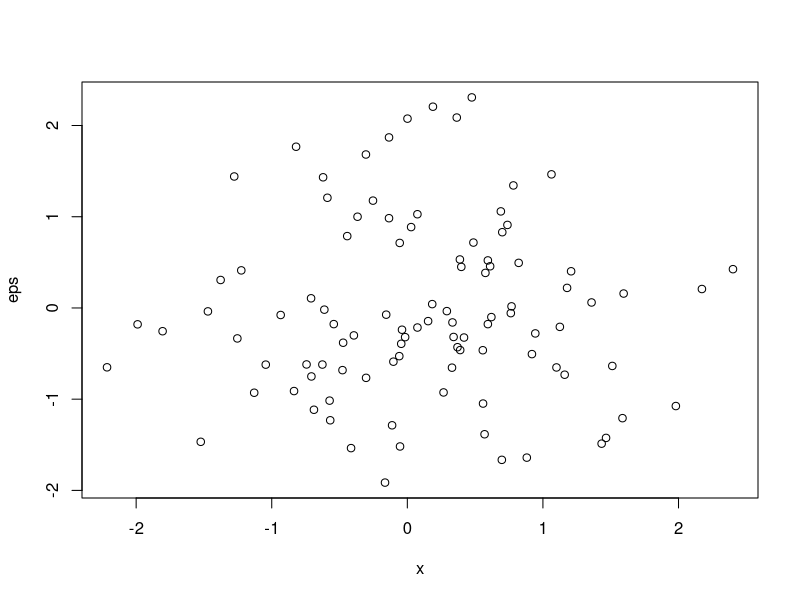
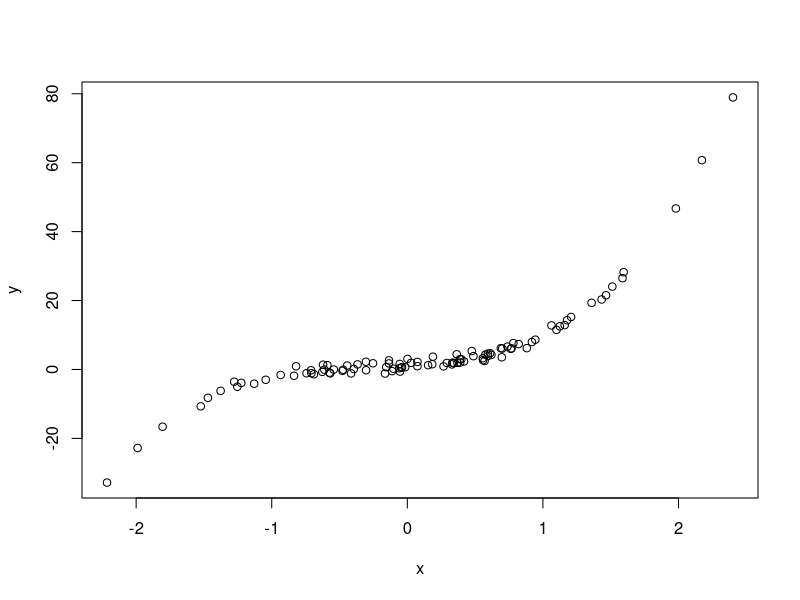
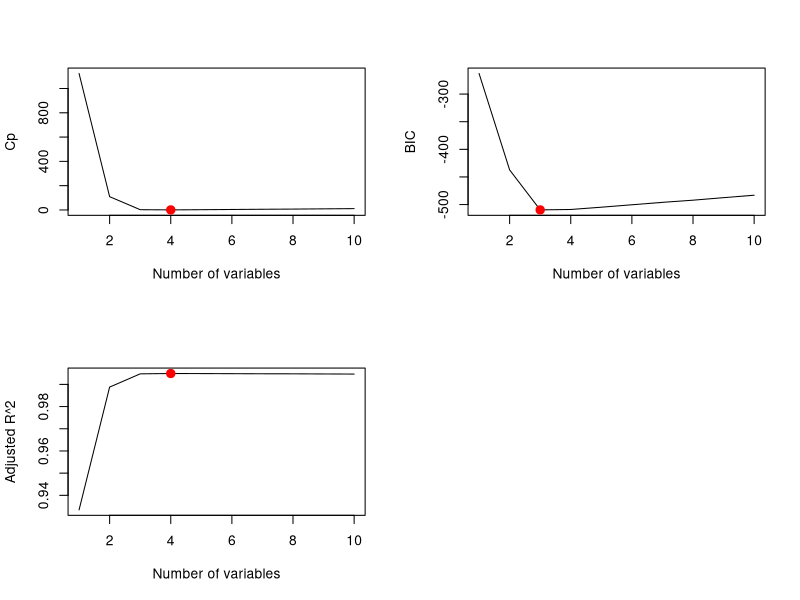
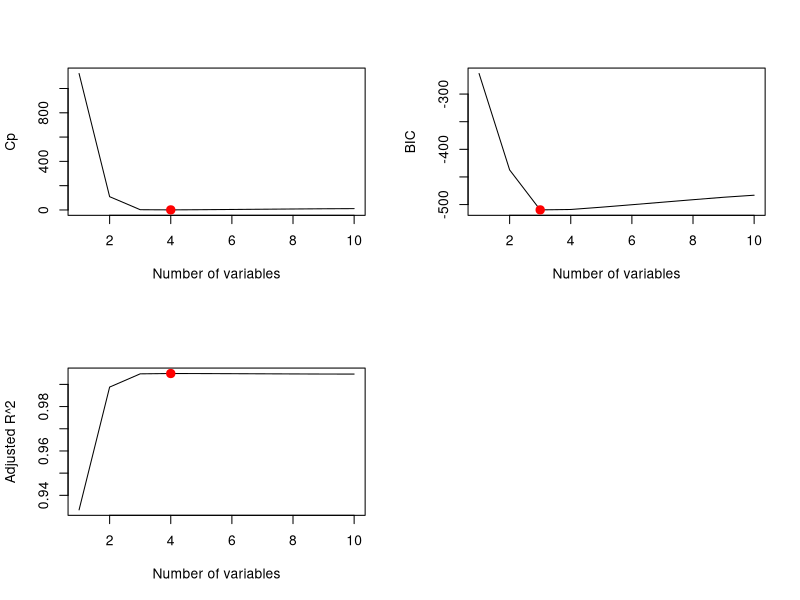
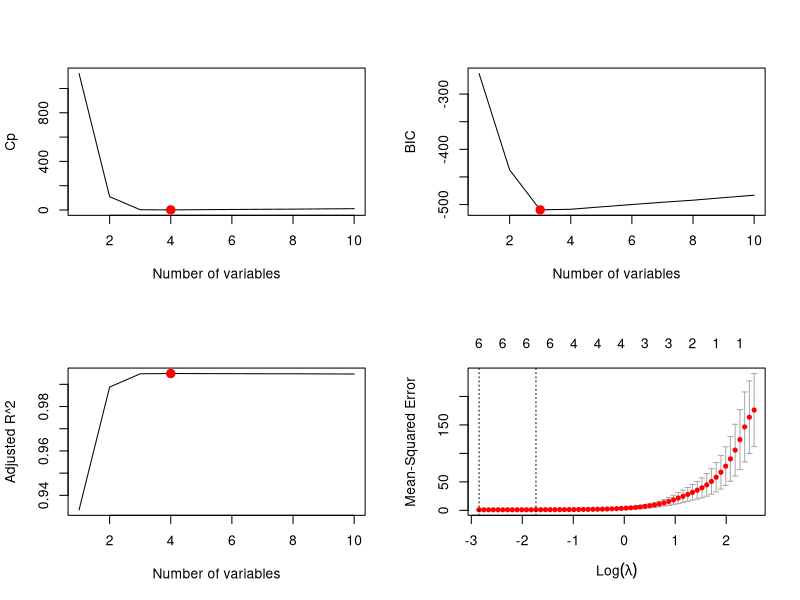
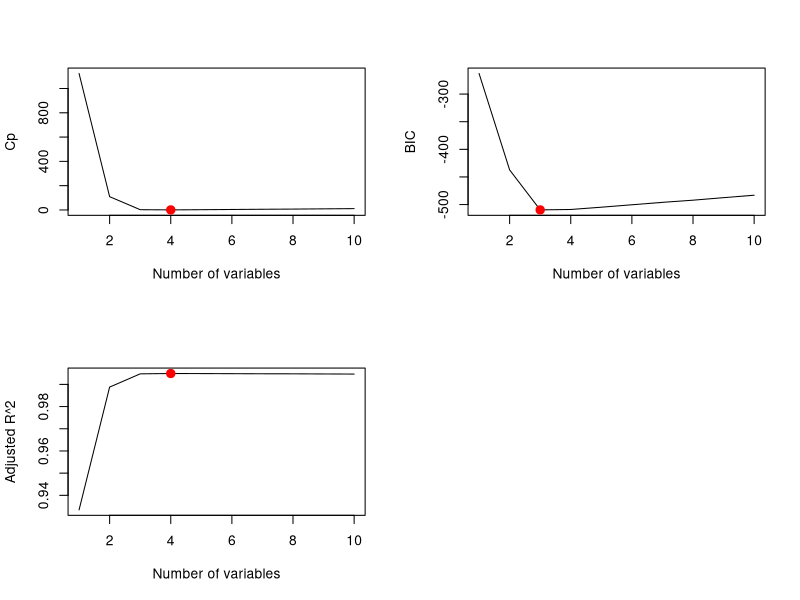

Generate these figures, in order, with R:
# a

set.seed(1)
x = rnorm(100)
eps = rnorm(100)

plot(x, eps)

# b
beta0 = 1
beta1 = 2
beta2 = 3
beta3 = 4
y = beta0 + beta1 * x + beta2 * x^2 + beta3 * x^3 + eps

plot(x, y)

# c

library(leaps)
data.full = data.frame(y = y, x = x)
regfit.full = regsubsets(y ~ x + I(x^2) + I(x^3) + I(x^4) + I(x^5) + I(x^6) + I(x^7) + I(x^8) + I(x^9) + I(x^10), data = data.full, nvmax = 10)
reg.summary = summary(regfit.full)
par(mfrow = c(2, 2))
plot(reg.summary$cp, xlab = "Number of variables", ylab = "Cp", type = "l")
points(which.min(reg.summary$cp), reg.summary$cp[which.min(reg.summary$cp)], col = "red", cex = 2, pch = 20)
plot(reg.summary$bic, xlab = "Number of variables", ylab = "BIC", type = "l")
points(which.min(reg.summary$bic), reg.summary$bic[which.min(reg.summary$bic)], col = "red", cex = 2, pch = 20)
plot(reg.summary$adjr2, xlab = "Number of variables", ylab = "Adjusted R^2", type = "l")
points(which.max(reg.summary$adjr2), reg.summary$adjr2[which.max(reg.summary$adjr2)], col = "red", cex = 2, pch = 20)

coef(regfit.full, which.max(reg.summary$adjr2))

# d
regfit.fwd = regsubsets(y ~ x + I(x^2) + I(x^3) + I(x^4) + I(x^5) + I(x^6) + I(x^7) + I(x^8) + I(x^9) + I(x^10), data = data.full, nvmax = 10, method = "forward")
reg.summary.fwd = summary(regfit.fwd)
par(mfrow = c(2, 2))
plot(reg.summary.fwd$cp, xlab = "Number of variables", ylab = "Cp", type = "l")
points(which.min(reg.summary.fwd$cp), reg.summary.fwd$cp[which.min(reg.summary.fwd$cp)], col = "red", cex = 2, pch = 20)
plot(reg.summary.fwd$bic, xlab = "Number of variables", ylab = "BIC", type = "l")
points(which.min(reg.summary.fwd$bic), reg.summary.fwd$bic[which.min(reg.summary.fwd$bic)], col = "red", cex = 2, pch = 20)
plot(reg.summary.fwd$adjr2, xlab = "Number of variables", ylab = "Adjusted R^2", type = "l")
points(which.max(reg.summary.fwd$adjr2), reg.summary.fwd$adjr2[which.max(reg.summary.fwd$adjr2)], col = "red", cex = 2, pch = 20)

coef(regfit.fwd, which.max(reg.summary.fwd$adjr2))

regfit.bwd = regsubsets(y ~ x + I(x^2) + I(x^3) + I(x^4) + I(x^5) + I(x^6) + I(x^7) + I(x^8) + I(x^9) + I(x^10), data = data.full, nvmax = 10, method = "backward")
reg.summary.bwd = summary(regfit.bwd)
par(mfrow = c(2, 2))
plot(reg.summary.bwd$cp, xlab = "Number of variables", ylab = "Cp", type = "l")
points(which.min(reg.summary.bwd$cp), reg.summary.bwd$cp[which.min(reg.summary.bwd$cp)], col = "red", cex = 2, pch = 20)
plot(reg.summary.bwd$bic, xlab = "Number of variables", ylab = "BIC", type = "l")
points(which.min(reg.summary.bwd$bic), reg.summary.bwd$bic[which.min(reg.summary.bwd$bic)], col = "red", cex = 2, pch = 20)
plot(reg.summary.bwd$adjr2, xlab = "Number of variables", ylab = "Adjusted R^2", type = "l")
points(which.max(reg.summary.bwd$adjr2), reg.summary.bwd$adjr2[which.max(reg.summary.bwd$adjr2)], col = "red", cex = 2, pch = 20)

coef(regfit.bwd, which.max(reg.summary.bwd$adjr2))

# e
library(glmnet)

xmat = model.matrix(y ~ x + I(x^2) + I(x^3) + I(x^4) + I(x^5) + I(x^6) + I(x^7) + I(x^8) + I(x^9) + I(x^10), data = data.full)[, -1]
cv.lasso = cv.glmnet(xmat, y, alpha = 1)
plot(cv.lasso)

bestlam = cv.lasso$lambda.min
bestlam

bestmodel = glmnet(xmat, y, alpha = 1)
predict(bestmodel, s = bestlam, type = "coefficients")

# f

beta7 = 7
Y = beta0 + beta7 * x^7 + eps
data.full = data.frame(y = y, x = x)
regfit.full = regsubsets(y ~ x + I(x^2) + I(x^3) + I(x^4) + I(x^5) + I(x^6) + I(x^7) + I(x^8) + I(x^9) + I(x^10), data = data.full, nvmax = 10)
reg.summary = summary(regfit.full)
par(mfrow = c(2, 2))
plot(reg.summary$cp, xlab = "Number of variables", ylab = "Cp", type = "l")
points(which.min(reg.summary$cp), reg.summary$cp[which.min(reg.summary$cp)], col = "red", cex = 2, pch = 20)
plot(reg.summary$bic, xlab = "Number of variables", ylab = "BIC", type = "l")
points(which.min(reg.summary$bic), reg.summary$bic[which.min(reg.summary$bic)], col = "red", cex = 2, pch = 20)
plot(reg.summary$adjr2, xlab = "Number of variables", ylab = "Adjusted R^2", type = "l")
points(which.max(reg.summary$adjr2), reg.summary$adjr2[which.max(reg.summary$adjr2)], col = "red", cex = 2, pch = 20)

coef(regfit.full, 4)

coef(regfit.full, 3)

xmat = model.matrix(y ~ x + I(x^2) + I(x^3) + I(x^4) + I(x^5) + I(x^6) + I(x^7) + I(x^8) + I(x^9) + I(x^10), data = data.full)[, -1]
cv.lasso = cv.glmnet(xmat, y, alpha = 1)
bestlam = cv.lasso$lambda.min
bestlam

best.model = glmnet(xmat, Y, alpha = 1)
predict(best.model, s = bestlam, type = "coefficients")
